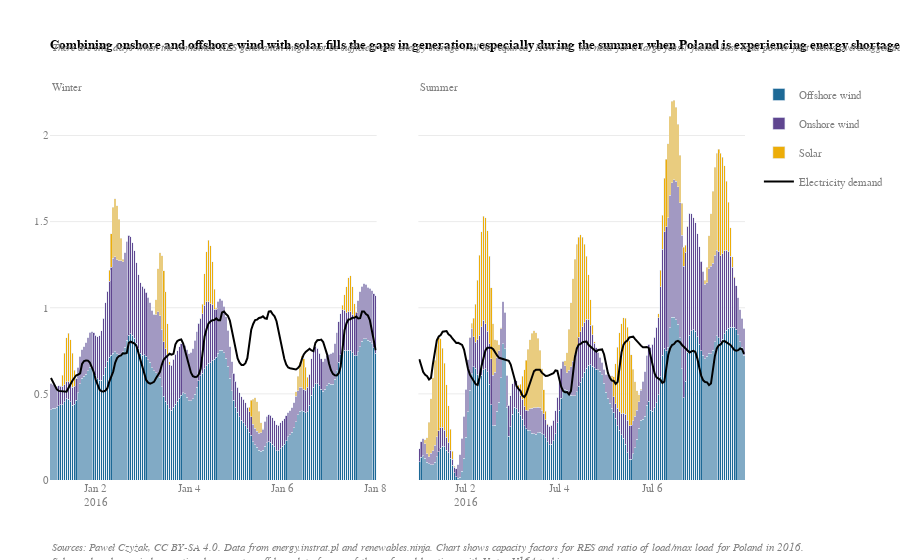

Here is the notebook cell this chart was saved with:
### Code cell
from plotly.subplots import make_subplots

fig = make_subplots(rows=1, cols=2, shared_yaxes=True, horizontal_spacing = 0.06, vertical_spacing = 0.01)

fig.add_trace(go.Bar(name='Offshore wind', x=load_df_winter.index, y=load_df_winter['offshore'], marker_color = 'rgb(29, 105, 150)', legendgroup='group1'), row=1, col=1)
fig.add_trace(go.Bar(name='Onshore wind', x=load_df_winter.index, y=load_df_winter['wind'], marker_color = 'rgb(95, 70, 144)', legendgroup='group2'), row=1, col=1)
fig.add_trace(go.Bar(name='Solar', x=load_df_winter.index, y=load_df_winter['solar'], marker_color = 'rgb(237, 173, 8)', legendgroup='group3'), row=1, col=1)
fig.add_trace(go.Scatter(x=load_df_winter.index, y=load_df_winter['load'],
                        mode='lines',
                        name='Electricity demand',
                        line=dict(color='black', width=2),
                        legendgroup='group4'
        ), row=1, col=1)

fig.add_trace(go.Bar(name='Offshore wind', x=load_df_summer.index, y=load_df_summer['offshore'], marker_color = 'rgb(29, 105, 150)', legendgroup='group1', showlegend = False), row=1, col=2)
fig.add_trace(go.Bar(name='Onshore wind', x=load_df_summer.index, y=load_df_summer['wind'], marker_color = 'rgb(95, 70, 144)', legendgroup='group2', showlegend = False), row=1, col=2)
fig.add_trace(go.Bar(name='Solar', x=load_df_summer.index, y=load_df_summer['solar'], marker_color = 'rgb(237, 173, 8)', legendgroup='group3', showlegend = False), row=1, col=2)
fig.add_trace(go.Scatter(x=load_df_summer.index, y=load_df_summer['load'],
                        mode='lines',
                        name='Electricity demand',
                        line=dict(color='black', width=2),
                        legendgroup='group4',
                        showlegend = False
        ), row=1, col=2)

fig.update_yaxes(showgrid=True, gridwidth=1, gridcolor='rgb(235, 235, 235)')

fig.update_layout(barmode='stack',
        colorway=px.colors.qualitative.Prism,
        width=1110,
        plot_bgcolor='white',  
        title=dict(
            text='<b>Combining onshore and offshore wind with solar fills the gaps in generation, especially during the summer when Poland is experiencing energy shortages.</b>',
            font=dict(
                family="Work Sans, sans-serif",
                size=13,
                color="black",
            ),
            x=0,
            xref='paper',
            yref='paper',
            xanchor="left", 
            yanchor="top",
        ),
        margin=dict(t=80, b=80,l=50, r=50),
        font=dict(
            family="Work Sans, sans-serif",
            size=11,
            color="grey"
        ),
        annotations=[
            go.layout.Annotation( 
                text='<i>There are still days when the combined RES generation might not be sufficient and energy storage will be required. However, the need for a large fossil-fueled base load power fleet seems overexaggerated.</i>',
                align='left',
                showarrow=False,
                xref='paper',
                yref='paper',
                x=0,
                y=1.1,
                xanchor="left", 
                yanchor="top",
                visible=True,
                font=dict(
                    family="Work Sans, sans-serif",
                    size=11,
                    color="grey"
                )
            ),
            go.layout.Annotation( 
                text='Winter',
                align='left',
                showarrow=False,
                xref='paper',
                yref='paper',
                x=0,
                y=1,
                xanchor="left", 
                yanchor="top",
                visible=True,
                font=dict(
                    family="Work Sans, sans-serif",
                    size=11,
                    color="grey"
                )
            ),
            go.layout.Annotation( 
                text='Summer',
                align='left',
                showarrow=False,
                xref='paper',
                yref='paper',
                x=0.53,
                y=1,
                xanchor="left", 
                yanchor="top",
                visible=True,
                font=dict(
                    family="Work Sans, sans-serif",
                    size=11,
                    color="grey"
                )
            ),
            go.layout.Annotation( 
                text='<i>Sources: Paweł Czyżak, CC BY-SA 4.0. Data from energy.instrat.pl and renewables.ninja. Chart shows capacity factors for RES and ratio of load/max load for Poland in 2016.<br>Solar and onshore wind are national aggregates, offshore data for one of the confirmed locations with Vestas V164 turbine.</i>',
                align='left',
                showarrow=False,
                xref='paper',
                yref='paper',
                x=0,
                y=-0.15,
                xanchor="left", 
                yanchor="top",
                visible=True,
                font=dict(
                    family="Work Sans, sans-serif",
                    size=11,
                    color="grey"
                )
            ),
        ]
)

fig.show(    
    config={
        'modeBarButtonsToRemove': ['lasso2d', "zoomIn2d", 'resetScale2d'],
        "locale": "en",
        "toImageButtonOptions": {"width": None, "height": None}
    },
)

### Figure 1 — Plotly figure (JSON) as saved in the notebook; plotly's stock layout.template omitted (floating-point values rounded to 4 significant figures; data arrays with more than 128 entries replaced by an {"elided": "..."} marker saying what was removed)
{"data": [{"legendgroup": "group1", "marker": {"color": "rgb(29, 105, 150)"}, "name": "Offshore wind", "type": "bar", "x": {"elided": "168 str values"}, "xaxis": "x", "y": {"elided": "168 float values"}, "yaxis": "y"}, {"legendgroup": "group2", "marker": {"color": "rgb(95, 70, 144)"}, "name": "Onshore wind", "type": "bar", "x": {"elided": "168 str values"}, "xaxis": "x", "y": {"elided": "168 float values"}, "yaxis": "y"}, {"legendgroup": "group3", "marker": {"color": "rgb(237, 173, 8)"}, "name": "Solar", "type": "bar", "x": {"elided": "168 str values"}, "xaxis": "x", "y": {"elided": "168 float values"}, "yaxis": "y"}, {"legendgroup": "group4", "line": {"color": "black", "width": 2}, "mode": "lines", "name": "Electricity demand", "type": "scatter", "x": {"elided": "168 str values"}, "xaxis": "x", "y": {"elided": "168 float values"}, "yaxis": "y"}, {"legendgroup": "group1", "marker": {"color": "rgb(29, 105, 150)"}, "name": "Offshore wind", "showlegend": false, "type": "bar", "x": {"elided": "168 str values"}, "xaxis": "x2", "y": {"elided": "168 float values"}, "yaxis": "y2"}, {"legendgroup": "group2", "marker": {"color": "rgb(95, 70, 144)"}, "name": "Onshore wind", "showlegend": false, "type": "bar", "x": {"elided": "168 str values"}, "xaxis": "x2", "y": {"elided": "168 float values"}, "yaxis": "y2"}, {"legendgroup": "group3", "marker": {"color": "rgb(237, 173, 8)"}, "name": "Solar", "showlegend": false, "type": "bar", "x": {"elided": "168 str values"}, "xaxis": "x2", "y": {"elided": "168 float values"}, "yaxis": "y2"}, {"legendgroup": "group4", "line": {"color": "black", "width": 2}, "mode": "lines", "name": "Electricity demand", "showlegend": false, "type": "scatter", "x": {"elided": "168 str values"}, "xaxis": "x2", "y": {"elided": "168 float values"}, "yaxis": "y2"}], "layout": {"annotations": [{"align": "left", "font": {"color": "grey", "family": "Work Sans, sans-serif", "size": 11}, "showarrow": false, "text": "<i>There are still days when the combined RES generation might not be sufficient and energy storage will be required. However, the need for a large fossil-fueled base load power fleet seems overexaggerated.</i>", "visible": true, "x": 0, "xanchor": "left", "xref": "paper", "y": 1.1, "yanchor": "top", "yref": "paper"}, {"align": "left", "font": {"color": "grey", "family": "Work Sans, sans-serif", "size": 11}, "showarrow": false, "text": "Winter", "visible": true, "x": 0, "xanchor": "left", "xref": "paper", "y": 1, "yanchor": "top", "yref": "paper"}, {"align": "left", "font": {"color": "grey", "family": "Work Sans, sans-serif", "size": 11}, "showarrow": false, "text": "Summer", "visible": true, "x": 0.53, "xanchor": "left", "xref": "paper", "y": 1, "yanchor": "top", "yref": "paper"}, {"align": "left", "font": {"color": "grey", "family": "Work Sans, sans-serif", "size": 11}, "showarrow": false, "text": "<i>Sources: Paweł Czyżak, CC BY-SA 4.0. Data from energy.instrat.pl and renewables.ninja. Chart shows capacity factors for RES and ratio of load/max load for Poland in 2016.<br>Solar and onshore wind are national aggregates, offshore data for one of the confirmed locations with Vestas V164 turbine.</i>", "visible": true, "x": 0, "xanchor": "left", "xref": "paper", "y": -0.15, "yanchor": "top", "yref": "paper"}], "autosize": true, "barmode": "stack", "colorway": ["rgb(95, 70, 144)", "rgb(29, 105, 150)", "rgb(56, 166, 165)", "rgb(15, 133, 84)", "rgb(115, 175, 72)", "rgb(237, 173, 8)", "rgb(225, 124, 5)", "rgb(204, 80, 62)", "rgb(148, 52, 110)", "rgb(111, 64, 112)", "rgb(102, 102, 102)"], "font": {"color": "grey", "family": "Work Sans, sans-serif", "size": 11}, "margin": {"b": 80, "l": 50, "r": 50, "t": 80}, "plot_bgcolor": "white", "title": {"font": {"color": "black", "family": "Work Sans, sans-serif", "size": 13}, "text": "<b>Combining onshore and offshore wind with solar fills the gaps in generation, especially during the summer when Poland is experiencing energy shortages.</b>", "x": 0, "xanchor": "left", "xref": "paper", "yanchor": "top", "yref": "paper"}, "xaxis": {"anchor": "y", "autorange": true, "domain": [0, 0.47], "range": ["2016-01-01 00:30", "2016-01-08 00:30"], "type": "date"}, "xaxis2": {"anchor": "y2", "autorange": true, "domain": [0.53, 1], "range": ["2016-06-30 23:30", "2016-07-07 23:30"], "type": "date"}, "yaxis": {"anchor": "x", "autorange": true, "domain": [0, 1], "gridcolor": "rgb(235, 235, 235)", "gridwidth": 1, "range": [0, 2.322], "showgrid": true, "type": "linear"}, "yaxis2": {"anchor": "x2", "autorange": true, "domain": [0, 1], "gridcolor": "rgb(235, 235, 235)", "gridwidth": 1, "matches": "y", "range": [0, 2.322], "showgrid": true, "showticklabels": false, "type": "linear"}}}
